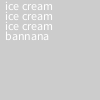
Frame 1 (no input)
Frame 60 (the mouse pressed at the canvas centre just before this capture): identical to frame 1, image omitted
Frame 120 (the mouse held since frame 60 and released just before this capture): identical to frame 1, image omitted

The Processing sketch that drew this single still picture (run headless with seeded random() and noise(); from frame 60 on, the mouse is pressed at the canvas centre):

// Processing sketch: Banana_Split
// ── Banana_Split.pde
void setup() {
text("ice cream", 5, 10);
text("ice cream", 5,20);
text("ice cream", 5, 30);
text("bannana" , 5, 40);

}
void draw() {
  
  
  
  
  
}
